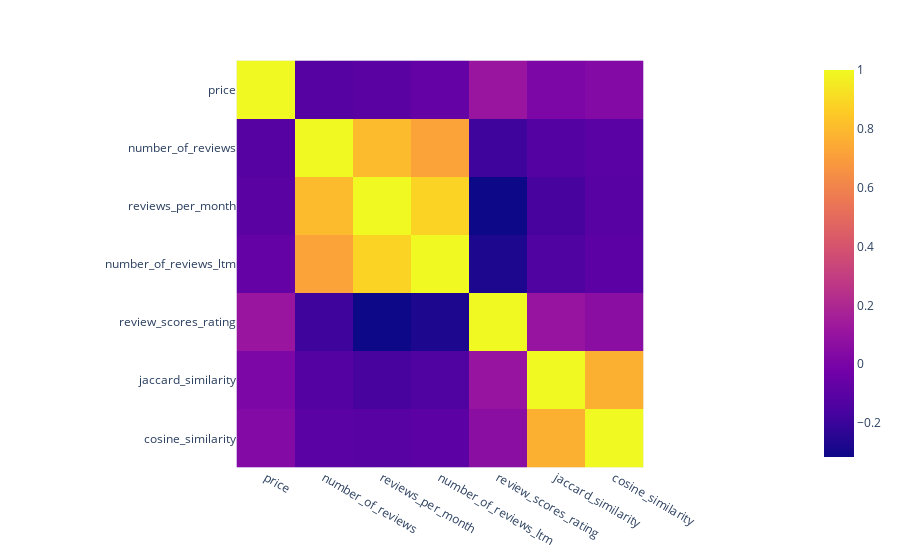

Notebook source saved alongside this figure:
### Code cell
px.imshow(df_texts[['price', 'number_of_reviews', 
                           'reviews_per_month', 'number_of_reviews_ltm', 
                           'review_scores_rating', 'jaccard_similarity', 'cosine_similarity']].corr())

### Figure 1 — Plotly figure (JSON) as saved in the notebook; plotly's stock layout.template omitted (floating-point values rounded to 4 significant figures)
{"data": [{"coloraxis": "coloraxis", "hovertemplate": "x: %{x}<br>y: %{y}<br>color: %{z}<extra></extra>", "name": "0", "type": "heatmap", "x": ["price", "number_of_reviews", "reviews_per_month", "number_of_reviews_ltm", "review_scores_rating", "jaccard_similarity", "cosine_similarity"], "xaxis": "x", "y": ["price", "number_of_reviews", "reviews_per_month", "number_of_reviews_ltm", "review_scores_rating", "jaccard_similarity", "cosine_similarity"], "yaxis": "y", "z": [[1, -0.1165, -0.1002, -0.06566, 0.1118, 0.01137, 0.03668], [-0.1165, 1, 0.7996, 0.7191, -0.1899, -0.1217, -0.1026], [-0.1002, 0.7996, 1, 0.8805, -0.3151, -0.1616, -0.1049], [-0.06566, 0.7191, 0.8805, 1, -0.2739, -0.1365, -0.09508], [0.1118, -0.1899, -0.3151, -0.2739, 1, 0.1008, 0.06497], [0.01137, -0.1217, -0.1616, -0.1365, 0.1008, 1, 0.7641], [0.03668, -0.1026, -0.1049, -0.09508, 0.06497, 0.7641, 1]]}], "layout": {"coloraxis": {"colorscale": [[0, "#0d0887"], [0.1111, "#46039f"], [0.2222, "#7201a8"], [0.3333, "#9c179e"], [0.4444, "#bd3786"], [0.5556, "#d8576b"], [0.6667, "#ed7953"], [0.7778, "#fb9f3a"], [0.8889, "#fdca26"], [1, "#f0f921"]]}, "margin": {"t": 60}, "xaxis": {"anchor": "y", "constrain": "domain", "domain": [0, 1], "scaleanchor": "y"}, "yaxis": {"anchor": "x", "autorange": "reversed", "constrain": "domain", "domain": [0, 1]}}}
